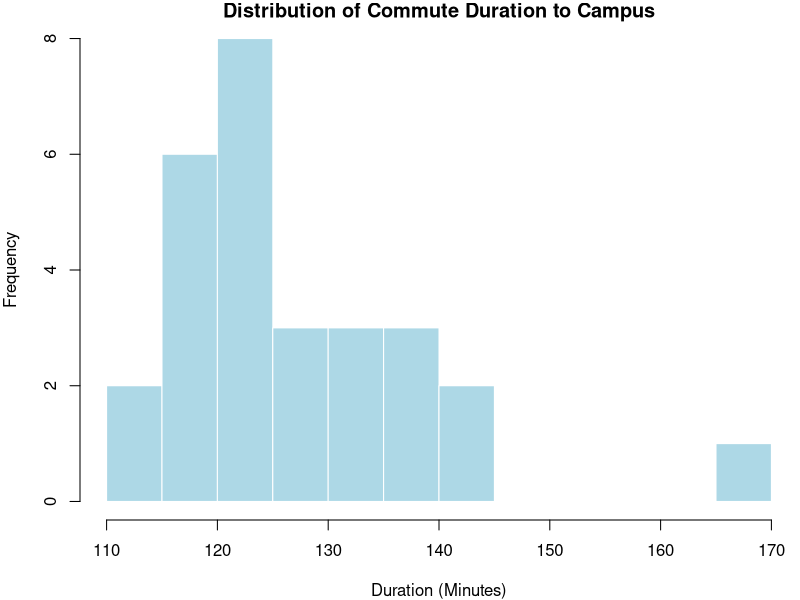
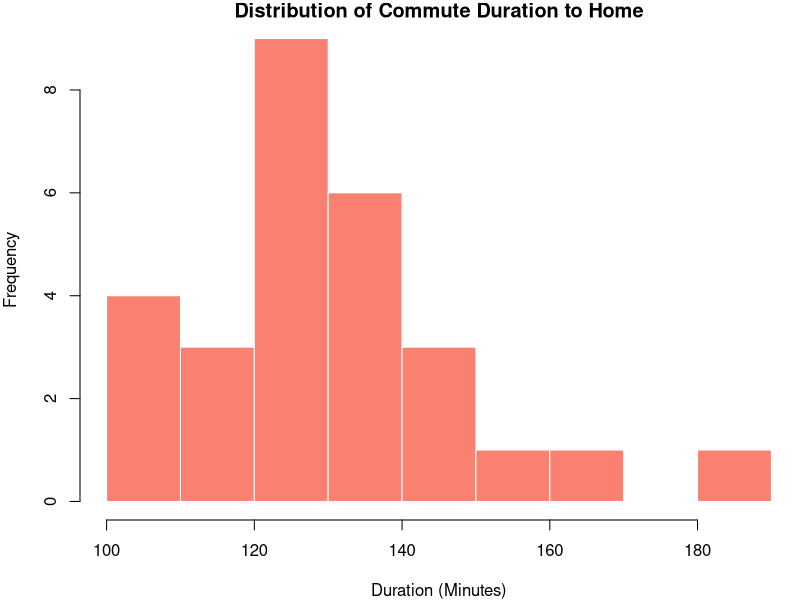
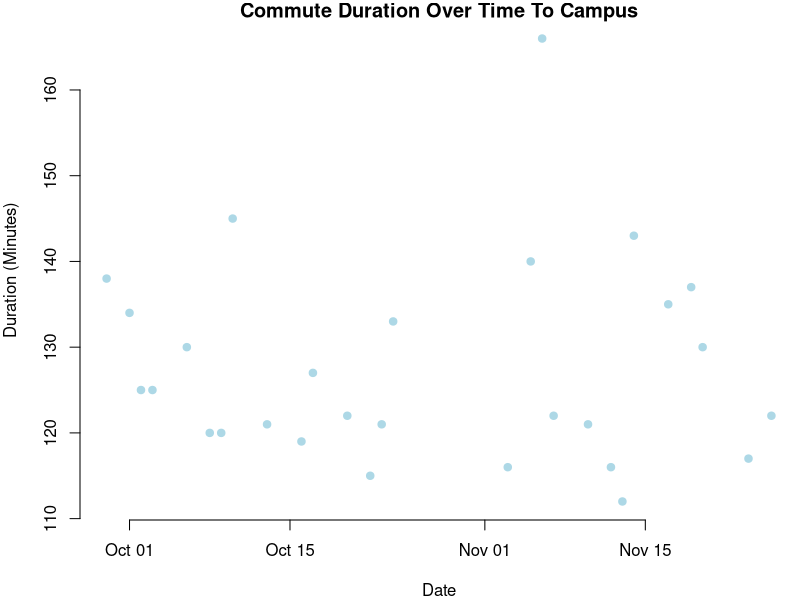
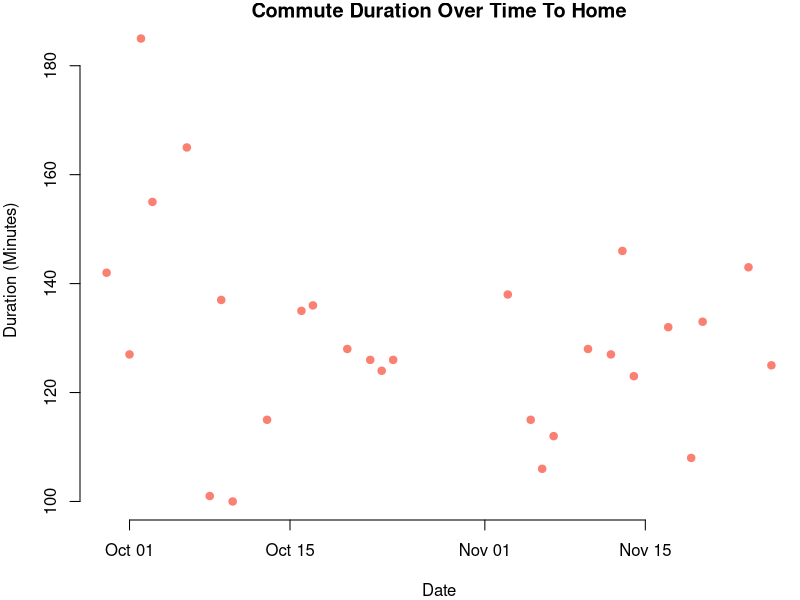
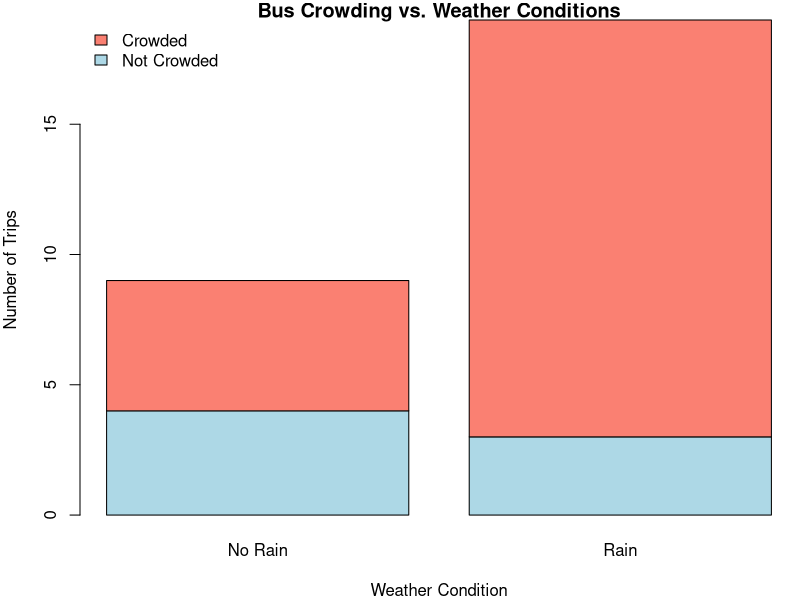

R code for these plots, in order:
## ---- chunk 1
knitr::opts_chunk$set(fig.pos="H", fig.showtext = TRUE, out.extra="", dev="cairo_pdf")
## ---- chunk 2
df <- read.csv("bus_trip_data.csv")
df$date <- as.Date(df$date) # Convert date column to R Date type
## ---- chunk 3
df_display_1 <- df[ , 1:5]
head(df_display_1, 1)
## ---- chunk 4
df_display_2 <- df[ , 6:10]
head(df_display_2, 1)
## ---- chunk 5
# Remove them to keep the environment clean
rm(df_display_1, df_display_2)
## ---- chunk 6
par(mar = c(4, 4, 1, .1))

hist(df$dur_to_campus, 
     main = "Distribution of Commute Duration to Campus",
     xlab = "Duration (Minutes)", 
     col = "lightblue", 
     border = "white",
     breaks = 10)

hist(df$dur_to_home,
     main = "Distribution of Commute Duration to Home",
     xlab = "Duration (Minutes)", 
     col = "salmon", 
     border = "white",
     breaks = 10)
## ---- chunk 7
par(mar = c(4, 4, 1, .1))

plot(df$date, df$dur_to_campus,
     main = "Commute Duration Over Time To Campus",
     xlab = "Date",
     ylab = "Duration (Minutes)",
     pch = 19,
     col = "lightblue",
     frame.plot = FALSE)

plot(df$date, df$dur_to_home,
     main = "Commute Duration Over Time To Home",
     xlab = "Date",
     ylab = "Duration (Minutes)",
     pch = 19,
     col = "salmon",
     frame.plot = FALSE)
## ---- chunk 8
# 'Rain' on the X-axis and 'Crowded' stacked as the bars
counts <- table(df$crowded_unilink_to_home, df$rain_to_home)

# Rename the rows & cols for a cleaner plot text
colnames(counts) <- c("No Rain", "Rain")
rownames(counts) <- c("Not Crowded", "Crowded")

barplot(counts,
        main = "Bus Crowding vs. Weather Conditions",
        xlab = "Weather Condition",
        ylab = "Number of Trips",
        col = c("lightblue", "salmon"),
        legend = rownames(counts),
        args.legend = list(x = "topleft", bty = "n"))

rm(counts)
